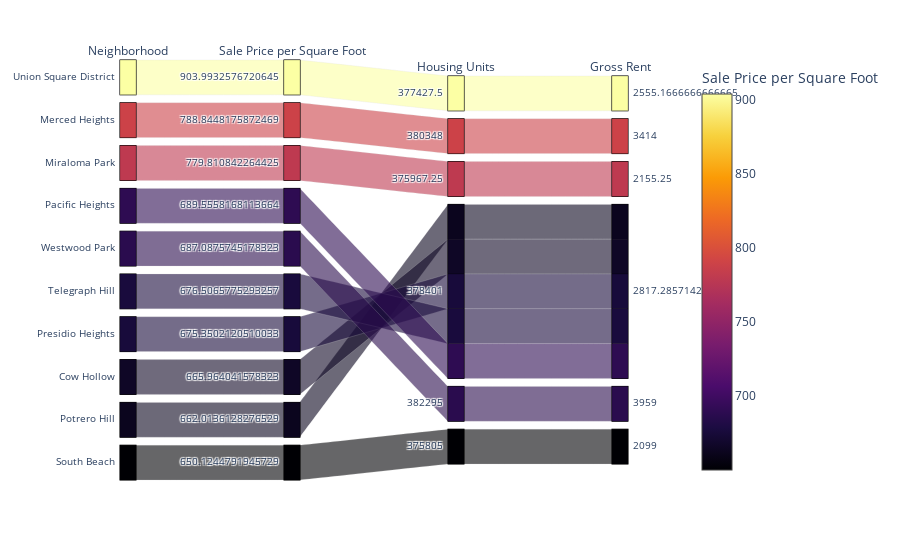

Source (notebook cell):
### Code cell
# Parallel Categories Plot
# YOUR CODE HERE!

parallel_categories_plot = px.parallel_categories(
        sales_price_neighborhood.reset_index(),
        dimensions=["neighborhood","sale_price_sqr_foot", "housing_units", "gross_rent"],
        color="sale_price_sqr_foot",
        color_continuous_scale=px.colors.sequential.Inferno,
        labels={
            "neighborhood": "Neighborhood",
            "sale_price_sqr_foot": "Sale Price per Square Foot",
            "housing_units": "Housing Units",
            "gross_rent": "Gross Rent"
        }
    )
    
parallel_categories_plot

### Figure 1 — Plotly figure (JSON) as saved in the notebook; plotly's stock layout.template omitted (floating-point values rounded to 4 significant figures)
{"data": [{"dimensions": [{"label": "Neighborhood", "values": ["Union Square District", "Merced Heights", "Miraloma Park", "Pacific Heights", "Westwood Park", "Telegraph Hill", "Presidio Heights", "Cow Hollow", "Potrero Hill", "South Beach"]}, {"label": "Sale Price per Square Foot", "values": [904.0, 788.8, 779.8, 689.6, 687.1, 676.5, 675.4, 666.0, 662.0, 650.1]}, {"label": "Housing Units", "values": [377400.0, 380348, 376000.0, 378401, 382295, 378401, 378401, 378401, 378401, 375805]}, {"label": "Gross Rent", "values": [2555.0, 3414, 2155.0, 2817.0, 3959, 2817.0, 2817.0, 2817.0, 2817.0, 2099]}], "domain": {"x": [0, 0.98], "y": [0, 1]}, "line": {"color": [904.0, 788.8, 779.8, 689.6, 687.1, 676.5, 675.4, 666.0, 662.0, 650.1], "coloraxis": "coloraxis"}, "name": "", "type": "parcats"}], "layout": {"autosize": true, "coloraxis": {"colorbar": {"title": {"text": "Sale Price per Square Foot"}}, "colorscale": [[0, "#000004"], [0.1111, "#1b0c41"], [0.2222, "#4a0c6b"], [0.3333, "#781c6d"], [0.4444, "#a52c60"], [0.5556, "#cf4446"], [0.6667, "#ed6925"], [0.7778, "#fb9b06"], [0.8889, "#f7d13d"], [1, "#fcffa4"]]}, "legend": {"tracegroupgap": 0}, "margin": {"t": 60}}}
